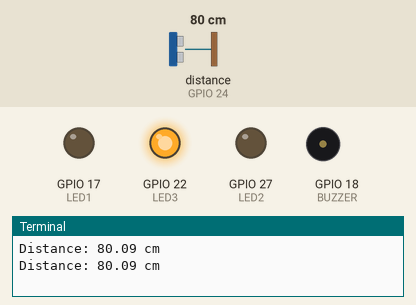
Simulated run of this program. Board: Raspberry Pi (BCM pin numbers). Parts: output pins drawn as LEDs (lit = HIGH), buzzer (waves = sounding, pin HIGH), the last lines printed to the terminal. The test bench sets the inputs (shaded band); at power-on: distance to the obstacle (sensor on GPIO 24) 80 cm. The echo pulse lasts 58.3 µs per cm; the clock reads 2024-03-15 10:24:30 at power-on unless the program sets it; pins used as bus, display or sensor lines are not drawn.

Above: at 1.2 s.
1.3 s: distance to the obstacle (sensor on GPIO 24) set to 22 cm
2.8 s: distance to the obstacle (sensor on GPIO 24) set to 17 cm
At 4.2 s:
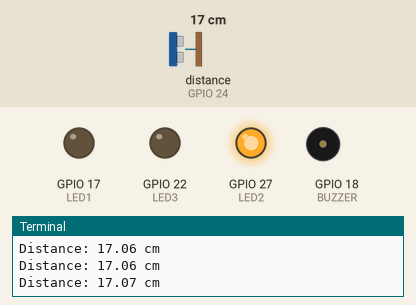
4.5 s: distance to the obstacle (sensor on GPIO 24) set to 11 cm
6.0 s: distance to the obstacle (sensor on GPIO 24) set to 8 cm
At 6.9 s:
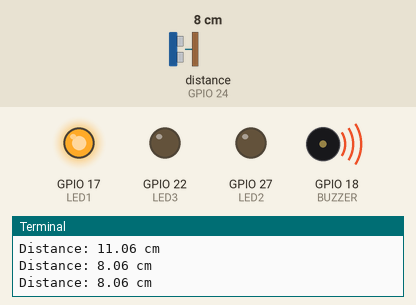
7.5 s: distance to the obstacle (sensor on GPIO 24) set to 18 cm
At 8.2 s:
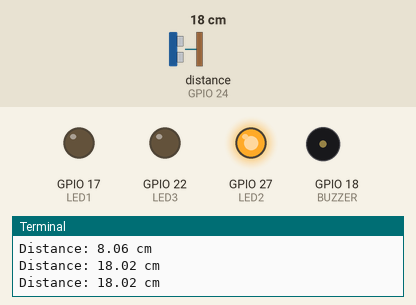
9.0 s: distance to the obstacle (sensor on GPIO 24) set to 2 cm
At 9.5 s:
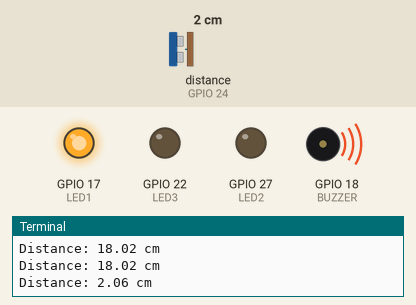
Timing chart, 0 to 11.5 s (numbered marks = the images above; inputs shaded):
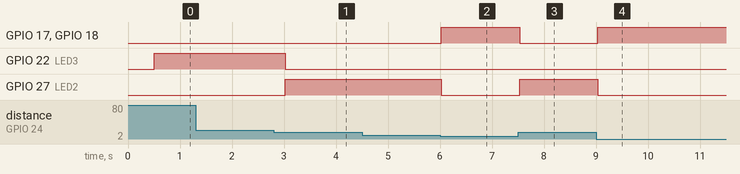

The program:

Ultrasonic-Safety-Alert.py
```python
import RPi.GPIO as GPIO
import time

TRIG = 23
ECHO = 24
LED1 = 17
LED2 = 27
LED3 = 22
BUZZER = 18

GPIO.setmode(GPIO.BCM)
GPIO.setup([LED1, LED2, LED3, BUZZER, TRIG], GPIO.OUT)
GPIO.setup(ECHO, GPIO.IN)

try:
    while True:
        GPIO.output(TRIG, False)
        time.sleep(0.5)
        GPIO.output(TRIG, True)
        time.sleep(0.00001)
        GPIO.output(TRIG, False)

        while GPIO.input(ECHO)==0:
            pulse_start = time.time()
        while GPIO.input(ECHO)==1:
            pulse_end = time.time()
        distance = (pulse_end - pulse_start) * 17150
        distance = round(distance,2)
        print(f"Distance: {distance} cm")

        GPIO.output([LED1, LED2, LED3, BUZZER], False)
        if distance < 10:
            GPIO.output([LED1, BUZZER], True)
        elif distance < 20:
            GPIO.output(LED2, True)
        else:
            GPIO.output(LED3, True)
except KeyboardInterrupt:
    GPIO.cleanup()
    print("Program stopped")
```

Measured:
- the behaviour switches between 20 and 19 cm on distance to the obstacle (sensor on GPIO 24) (found by bisection; images 0 and 1)
- the behaviour switches between 10 and 9 cm on distance to the obstacle (sensor on GPIO 24) (found by bisection; images 1 and 2)
- after the input at 2.8 s, GPIO 22 (LED3): HIGH → LOW after 0.22 s; GPIO 27 (LED2): LOW → HIGH after 0.22 s
- after the input at 6.0 s, GPIO 17 (LED1), GPIO 18 (BUZZER): LOW → HIGH at once; GPIO 27 (LED2): HIGH → LOW at once
- after the input at 7.5 s, GPIO 17 (LED1), GPIO 18 (BUZZER): HIGH → LOW at once; GPIO 27 (LED2): LOW → HIGH at once
- after the input at 9.0 s, GPIO 17 (LED1), GPIO 18 (BUZZER): LOW → HIGH at once; GPIO 27 (LED2): HIGH → LOW at once
